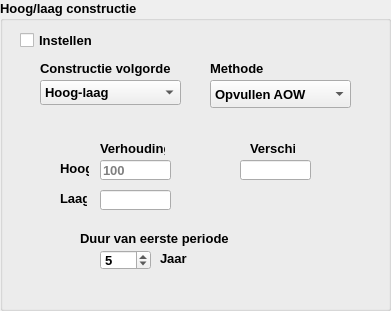
   <widget class="QGroupBox" name="groupBox_hlConstructie">
    <property name="geometry">
     <rect>
      <x>20</x>
      <y>530</y>
      <width>391</width>
      <height>311</height>
     </rect>
    </property>
    <property name="font">
     <font>
      <pointsize>10</pointsize>
      <weight>75</weight>
      <bold>true</bold>
     </font>
    </property>
    <property name="title">
     <string>Hoog/laag constructie</string>
    </property>
    <widget class="QLabel" name="lbl_lhVerhouding">
     <property name="geometry">
      <rect>
       <x>100</x>
       <y>140</y>
       <width>65</width>
       <height>16</height>
      </rect>
     </property>
     <property name="font">
      <font>
       <pointsize>10</pointsize>
      </font>
     </property>
     <property name="text">
      <string>Verhouding</string>
     </property>
    </widget>
    <widget class="QLabel" name="lbl_lhVolgorde">
     <property name="geometry">
      <rect>
       <x>40</x>
       <y>60</y>
       <width>156</width>
       <height>16</height>
      </rect>
     </property>
     <property name="font">
      <font>
       <pointsize>10</pointsize>
      </font>
     </property>
     <property name="text">
      <string>Constructie volgorde</string>
     </property>
    </widget>
    <widget class="QLabel" name="lbl_lhVerschil">
     <property name="geometry">
      <rect>
       <x>250</x>
       <y>140</y>
       <width>45</width>
       <height>16</height>
      </rect>
     </property>
     <property name="font">
      <font>
       <pointsize>10</pointsize>
      </font>
     </property>
     <property name="text">
      <string>Verschil</string>
     </property>
    </widget>
    <widget class="QLineEdit" name="txtHLVerhoudingHoog">
     <property name="geometry">
      <rect>
       <x>100</x>
       <y>160</y>
       <width>71</width>
       <height>20</height>
      </rect>
     </property>
     <property name="font">
      <font>
       <pointsize>10</pointsize>
      </font>
     </property>
     <property name="placeholderText">
      <string>100</string>
     </property>
    </widget>
    <widget class="QLineEdit" name="txtHLVerschil">
     <property name="geometry">
      <rect>
       <x>240</x>
       <y>160</y>
       <width>71</width>
       <height>20</height>
      </rect>
     </property>
     <property name="font">
      <font>
       <pointsize>10</pointsize>
      </font>
     </property>
    </widget>
    <widget class="QLabel" name="lbl_lhVerhouding_H">
     <property name="geometry">
      <rect>
       <x>60</x>
       <y>160</y>
       <width>29</width>
       <height>16</height>
      </rect>
     </property>
     <property name="font">
      <font>
       <pointsize>10</pointsize>
      </font>
     </property>
     <property name="text">
      <string>Hoog</string>
     </property>
    </widget>
    <widget class="QLabel" name="lbl_lhVerhouding_L">
     <property name="geometry">
      <rect>
       <x>60</x>
       <y>190</y>
       <width>27</width>
       <height>16</height>
      </rect>
     </property>
     <property name="font">
      <font>
       <pointsize>10</pointsize>
      </font>
     </property>
     <property name="text">
      <string>Laag</string>
     </property>
    </widget>
    <widget class="QLabel" name="lbl_lhVolgorde_2">
     <property name="geometry">
      <rect>
       <x>210</x>
       <y>60</y>
       <width>71</width>
       <height>16</height>
      </rect>
     </property>
     <property name="sizePolicy">
      <sizepolicy hsizetype="Expanding" vsizetype="Fixed">
       <horstretch>0</horstretch>
       <verstretch>0</verstretch>
      </sizepolicy>
     </property>
     <property name="font">
      <font>
       <pointsize>10</pointsize>
      </font>
     </property>
     <property name="text">
      <string>Methode</string>
     </property>
    </widget>
    <widget class="QCheckBox" name="CheckHoogLaag">
     <property name="geometry">
      <rect>
       <x>20</x>
       <y>30</y>
       <width>227</width>
       <height>20</height>
      </rect>
     </property>
     <property name="font">
      <font>
       <pointsize>10</pointsize>
       <weight>75</weight>
       <bold>true</bold>
      </font>
     </property>
     <property name="text">
      <string>Instellen</string>
     </property>
    </widget>
    <widget class="QComboBox" name="cbHLVolgorde">
     <property name="geometry">
      <rect>
       <x>40</x>
       <y>80</y>
       <width>141</width>
       <height>25</height>
      </rect>
     </property>
     <property name="font">
      <font>
       <pointsize>10</pointsize>
      </font>
     </property>
     <item>
      <property name="text">
       <string>Hoog-laag</string>
      </property>
     </item>
     <item>
      <property name="text">
       <string>Laag-hoog</string>
      </property>
     </item>
    </widget>
    <widget class="QComboBox" name="cbHLMethode">
     <property name="geometry">
      <rect>
       <x>210</x>
       <y>80</y>
       <width>141</width>
       <height>28</height>
      </rect>
     </property>
     <property name="sizePolicy">
      <sizepolicy hsizetype="Expanding" vsizetype="Fixed">
       <horstretch>0</horstretch>
       <verstretch>0</verstretch>
      </sizepolicy>
     </property>
     <property name="font">
      <font>
       <pointsize>10</pointsize>
      </font>
     </property>
     <item>
      <property name="text">
       <string>Opvullen AOW</string>
      </property>
     </item>
     <item>
      <property name="text">
       <string>Verhouding</string>
      </property>
     </item>
     <item>
      <property name="text">
       <string>Verschil</string>
      </property>
     </item>
    </widget>
    <widget class="QLineEdit" name="txtHLVerhoudingLaag">
     <property name="geometry">
      <rect>
       <x>100</x>
       <y>190</y>
       <width>71</width>
       <height>20</height>
      </rect>
     </property>
     <property name="font">
      <font>
       <pointsize>10</pointsize>
      </font>
     </property>
    </widget>
    <widget class="QLabel" name="lblFoutmeldingHoogLaag">
     <property name="geometry">
      <rect>
       <x>20</x>
       <y>280</y>
       <width>361</width>
       <height>21</height>
      </rect>
     </property>
     <property name="font">
      <font>
       <pointsize>10</pointsize>
      </font>
     </property>
     <property name="styleSheet">
      <string notr="true">color: rgb(255, 0, 4);</string>
     </property>
     <property name="text">
      <string/>
     </property>
     <property name="alignment">
      <set>Qt::AlignLeading|Qt::AlignLeft|Qt::AlignVCenter</set>
     </property>
    </widget>
    <widget class="QSpinBox" name="sbHLJaar">
     <property name="geometry">
      <rect>
       <x>100</x>
       <y>250</y>
       <width>51</width>
       <height>20</height>
      </rect>
     </property>
     <property name="font">
      <font>
       <pointsize>10</pointsize>
      </font>
     </property>
     <property name="minimum">
      <number>0</number>
     </property>
     <property name="maximum">
      <number>10</number>
     </property>
     <property name="value">
      <number>5</number>
     </property>
    </widget>
    <widget class="QLabel" name="lbl_HLJaar">
     <property name="geometry">
      <rect>
       <x>160</x>
       <y>250</y>
       <width>61</width>
       <height>16</height>
      </rect>
     </property>
     <property name="font">
      <font>
       <pointsize>10</pointsize>
      </font>
     </property>
     <property name="text">
      <string>Jaar</string>
     </property>
    </widget>
    <widget class="QLabel" name="lbl_lhEerstePeriode">
     <property name="geometry">
      <rect>
       <x>80</x>
       <y>230</y>
       <width>151</width>
       <height>16</height>
      </rect>
     </property>
     <property name="font">
      <font>
       <pointsize>10</pointsize>
      </font>
     </property>
     <property name="text">
      <string>Duur van eerste periode</string>
     </property>
    </widget>
    <zorder>lbl_lhVerhouding</zorder>
    <zorder>lbl_lhVolgorde</zorder>
    <zorder>lbl_lhVerschil</zorder>
    <zorder>txtHLVerhoudingHoog</zorder>
    <zorder>txtHLVerschil</zorder>
    <zorder>lbl_lhVerhouding_H</zorder>
    <zorder>lbl_lhVerhouding_L</zorder>
    <zorder>lbl_lhVolgorde_2</zorder>
    <zorder>CheckHoogLaag</zorder>
    <zorder>cbHLVolgorde</zorder>
    <zorder>cbHLMethode</zorder>
    <zorder>txtHLVerhoudingLaag</zorder>
    <zorder>sbHLJaar</zorder>
    <zorder>lbl_HLJaar</zorder>
    <zorder>lbl_lhEerstePeriode</zorder>
    <zorder>lblFoutmeldingHoogLaag</zorder>
   </widget>
